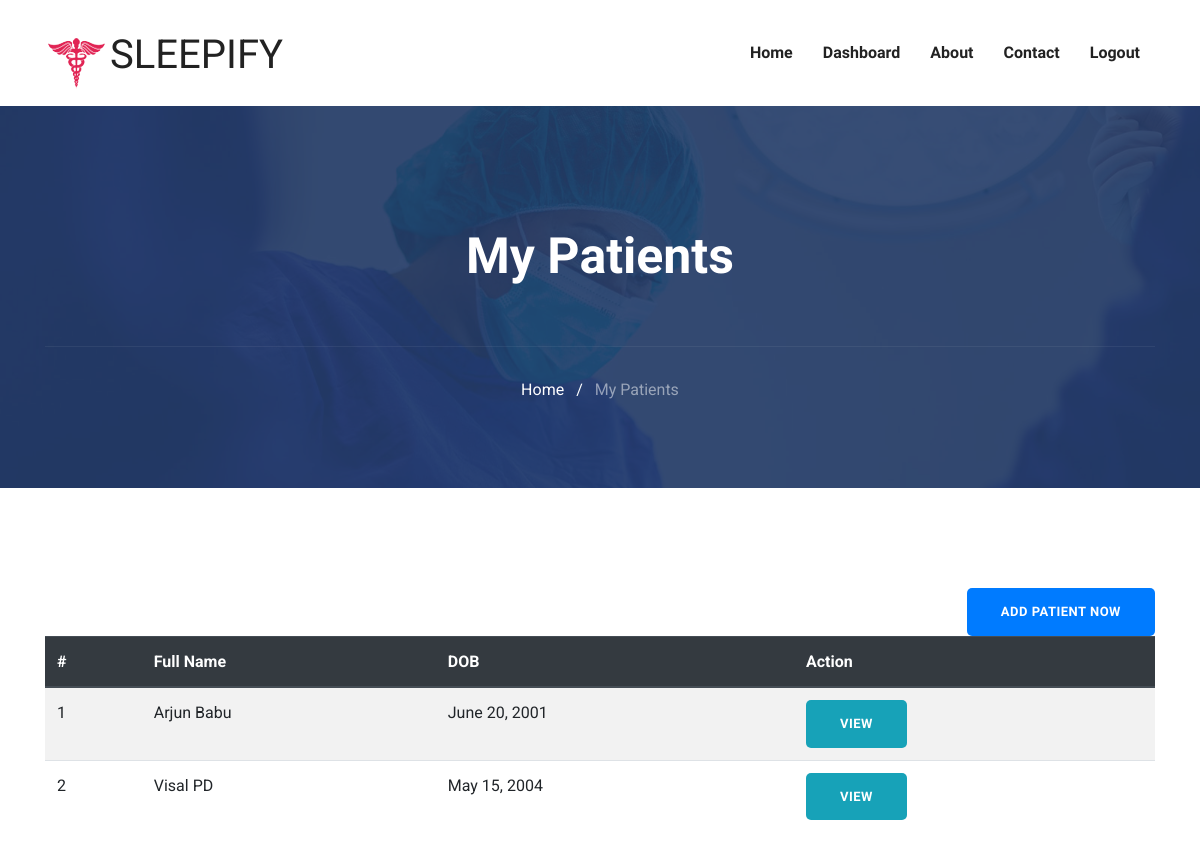
/doctor/doctorPatientList/ (signed in), run on the app's committed database.
### doctor/models.py (models this page shows, shortened)
class Consulting(models.Model):
    doctor = models.ForeignKey(Doctor, on_delete=models.CASCADE)
    patient = models.ForeignKey(Patient, on_delete=models.CASCADE)
    started_on = models.DateField(auto_now_add=True)

### users/models.py (models this page shows, shortened)
class Patient(models.Model):
    fname = models.CharField(max_length=150)
    lname = models.CharField(max_length=150)
    dob = models.DateField(default='2001-01-01')
    gender_choices = (("Male","Male"),("Female","Female"))
    gender = models.CharField(max_length=20,default=None,null=True,blank=True,choices=gender_choices)
    email = models.EmailField( max_length=150,unique=True)
    phone = models.CharField(max_length=15,null=True,blank=True)
    password = models.CharField(max_length=150)
    created_on = models.DateField(auto_now_add=True)

### doctor/views.py (the view)
# urls.py: path('doctorPatientList/',views.doctorPatientList,name="doctorPatientList"),
@doctor_login_required()
def doctorPatientList(request):
    doctor = get_object_or_404(Doctor,id=request.session['doctor_id'])
    consultations = Consulting.objects.filter(doctor=doctor)
    return render(request, 'doctor/patient-list.html', {'consultations': consultations,})

### templates/doctor/patient-list.html (shortened to what this page needs)
{% extends "../base.html" %}
{% load static %}
{% block body %}
{% include "doctor/nav.html" %}
<section class="page-title bg-1">
    <div class="container">
      <div class="row">
        <div class="col-md-12">
          <div class="block text-center">
            <h1 class="text-capitalize mb-5 text-lg">My Patients</h1>
            <ul class="list-inline breadcumb-nav">
              <li class="list-inline-item"><a href="{% url 'doctorHome' %}" class="text-white">Home</a></li>
              <li class="list-inline-item"><span class="text-white">/</span></li>
              <li class="list-inline-item"><a href="#" class="text-white-50">My Patients</a></li>
            </ul>
          </div>
        </div>
      </div>
    </div>
  </section>
<section class="section patient">
        <div class="container">
          <a href="{% url 'doctorAddPatient' %}" class="btn btn-primary float-right">Add Patient Now</a>
            <div class="table-responsive">
                <table class="table table-striped">
                    <thead class="thead-dark">
                        <tr>
                            <th>#</th>
                            <th>Full Name</th>
                            <th>DOB</th>
                            <th>Action</th>
                        </tr>
                    </thead>
                    <tbody>
                        {% for consultation in consultations %}
                        <tr>
                            <td>{{ forloop.counter }}</td>
                            <td>{{ consultation.patient.fname }} {{ consultation.patient.lname }}</td>
                            <td>{{ consultation.patient.dob }}</td>
                            <td>
                                <a href="{% url 'doctorPatientInfo' consultation.patient.id %}" class="btn btn-info btn-sm">View</a>
                            </td>
                        </tr>
                        {% empty %}
                        <tr>
                            <td colspan="8" class="text-center">No patients found.</td>
                        </tr>
                        {% endfor %}
                    </tbody>
                </table>
            </div>
        </div>
        </section>
{% endblock body %}

### static/css/style.css (style rules this page uses)
html { overflow-x: hidden; }
body { line-height: 1.6; font-family: "Roboto", sans-serif; -webkit-font-smoothing: antialiased; font-size: 16px; color: #6F8BA4; font-weight: 400; }
h1, .h1, h2, .h2, h3, .h3, h4, .h4, h5, .h5, h6, .h6 { font-family: "Exo", sans-serif; font-weight: 700; color: #222; }
h1, .h1 { font-size: 2.5rem; }
.btn { display: inline-block; font-size: 14px; font-size: 0.8125rem; font-weight: 700; letter-spacing: .5px; padding: .75rem 2rem; font-family: "Exo", sans-serif; text-transform: uppercase; border-radius: 5px; border: 2px solid transparent; transition: all .35s ease; }
.section { padding: 100px 0; }
.text-lg { font-size: 3.75rem; }
a { color: #222; text-decoration: none; transition: all .35s ease; }
.page-title { padding: 120px 0px 70px 0px; position: relative; }
.page-title .block h1 { color: #fff; }
.page-title .breadcumb-nav { margin-top: 60px; padding-top: 30px; border-top: 1px solid rgba(255, 255, 255, 0.06); }
.text-lg { font-size: 50px; }
.bg-1 { background: url("../images/22.jpg") no-repeat 50% 50%; background-size: cover; position: relative; }

### data on the page
Consulting: patient.fname "Arjun", patient.lname "Babu", patient.dob "June 20, 2001"
Consulting: patient.fname "Visal", patient.lname "PD", patient.dob "May 15, 2004"
